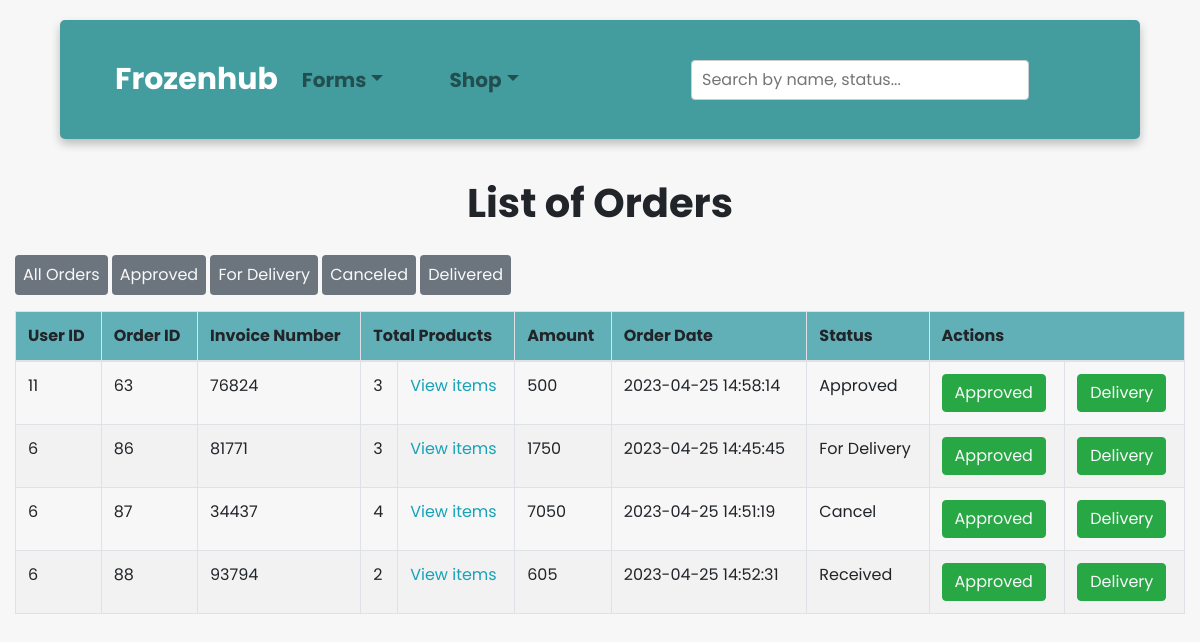
/admin/index.php?view_orders (signed in), run on an earlier commit of the app's database.
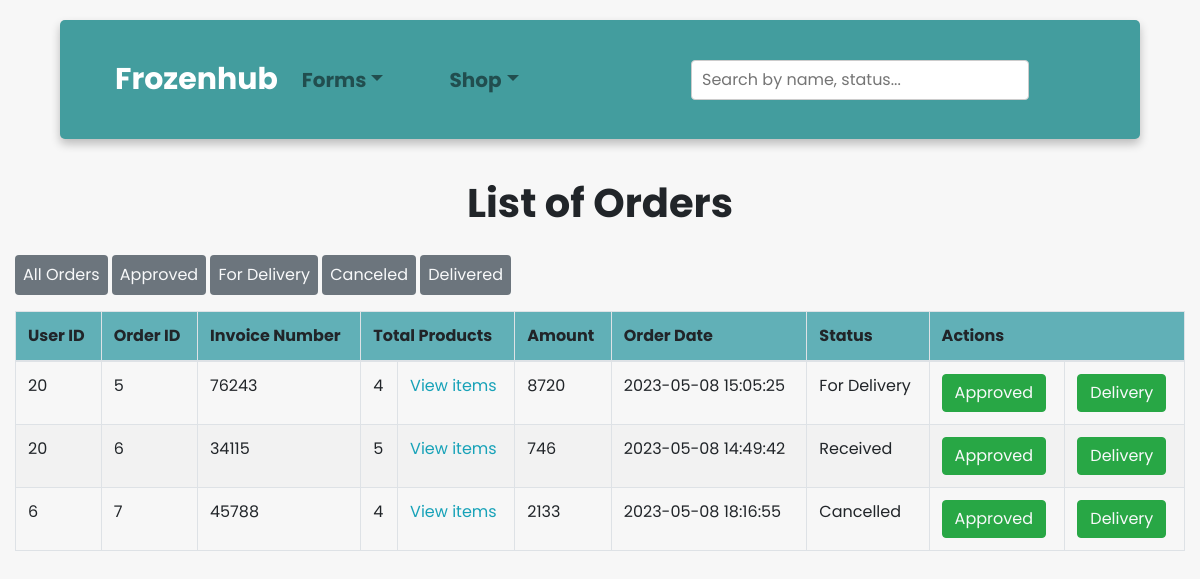
And on a later commit of the database.
### tables this page shows
CREATE TABLE `order_details` (
  `order_id` int(4) NOT NULL,
  `user_id` int(11) NOT NULL,
  `items` int(11) NOT NULL,
  `invoice` varchar(255) NOT NULL DEFAULT '2023',
  `date` datetime NOT NULL DEFAULT current_timestamp() ON UPDATE current_timestamp(),
  `status` varchar(25) NOT NULL,
  `amount` varchar(25) NOT NULL
);

### admin/shop/view_orders.php (the view)
<div class="container-fluid">
  <h1 class="text-center" style="padding: 20px; font-weight:bold">List of Orders</h1>
  <a href="index.php?view_orders" class="btn btn-secondary p-2 py-2 border-0 text-decoration-none text-light mb-3">All Orders</a>
  <a href="index.php?view_approved" class="btn btn-secondary p-2 py-2 border-0 text-decoration-none text-light mb-3">Approved</a>
  <a href="index.php?view_delivery" class="btn btn-secondary p-2 py-2 border-0 text-decoration-none text-light mb-3">For Delivery</a>
  <a href="index.php?view_cancel" class="btn btn-secondary p-2 py-2 border-0 text-decoration-none text-light mb-3">Canceled</a>
  <a href="index.php?view_complete" class="btn btn-secondary p-2 py-2 border-0 text-decoration-none text-light mb-3">Delivered</a>
  <table id="table" class="table table-stripped table-bordered">
  <thead style="background-color: #61b0b7;">
        <tr>
            <th> User ID </th>
            <th> Order ID </th>
            <th> Invoice Number</th>
            <th colspan ="2"> Total Products </th>
            <th> Amount </th>
            <th> Order Date </th>
            <th> Status </th>
            <th colspan="3"> Actions</th>
        </tr>
    </thead>
    <tbody>
    <?php
                    $category_query="SELECT * FROM order_details WHERE order_id >1";
                    $result_category= mysqli_query($conn,$category_query);
                    while($row = mysqli_fetch_assoc($result_category)) {
                      $user_id = $row['user_id'];
                      $order_id = $row['order_id'];
                      $invoice = $row['invoice'];
                      $date = $row['date'];
                      $items = $row['items'];
                      $status = $row['status'];
                      $total = $row['amount'];
                      echo'
                    <tr>
                        <td>'. $user_id .'</td>
                        <td>'.$order_id.'</td>
                        <td>'.$invoice .'</td>
                        <td>'. $items.'</td>
                        <td><a href="./shop/fetch_orders.php?order_id='.$order_id.'" class="text-decoration-none text-info">View items</a></td>
                        <td>'. $total.'</td>
                        <td>'.  $date.'</td>
                        <td>'. $status.'</td>
                        <td>
                        <button class="btn btn-success">
                        <a href="./shop/approved.php?id='.$order_id.'" class="text-light">Approved</a></button>
                        </td>
                        <td>
                        <button class="btn btn-success">
                        <a href="./shop/delivery.php?id='.$order_id.'" class="text-light">Delivery</a></button>
                        </td>
                    ';}?>
    </tbody>
        </table>

What changed in the data, as far as the page shows it:
removed order_details: user "11", order_id "63", invoice "76824", items "3", amount "500", date "2023-04-25 14:58:14", status "Approved"
removed order_details: user "6", order_id "86", invoice "81771", items "3", amount "1750", date "2023-04-25 14:45:45", status "For Delivery"
removed order_details: user "6", order_id "87", invoice "34437", items "4", amount "7050", date "2023-04-25 14:51:19", status "Cancel"
removed order_details: user "6", order_id "88", invoice "93794", items "2", amount "605", date "2023-04-25 14:52:31", status "Received"
added order_details: user "20", order_id "5", invoice "76243", items "4", amount "8720", date "2023-05-08 15:05:25", status "For Delivery"
added order_details: user "20", order_id "6", invoice "34115", items "5", amount "746", date "2023-05-08 14:49:42", status "Received"
added order_details: user "6", order_id "7", invoice "45788", items "4", amount "2133", date "2023-05-08 18:16:55", status "Cancelled"
